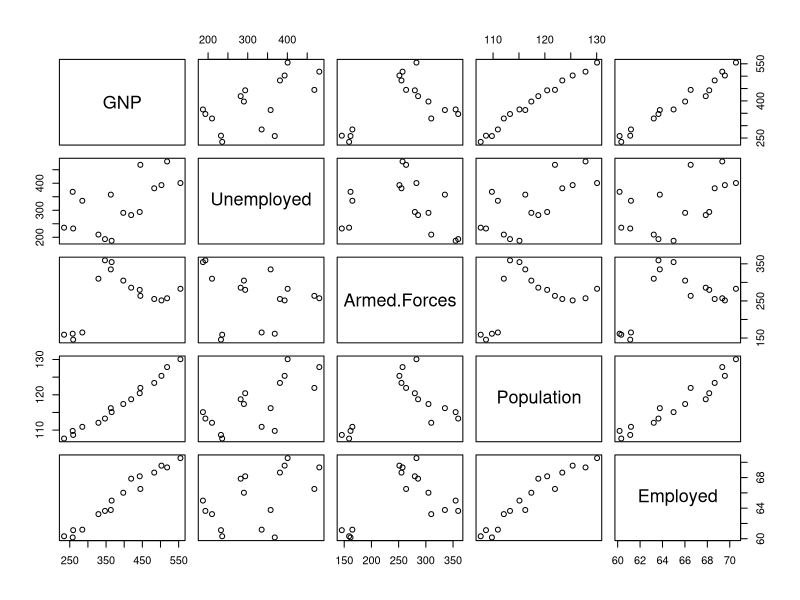

Write R code to recreate this figure.
#p386 LAB
#1
str(longley)
head(longley)

#2
df <- longley[, c('GNP', 'Unemployed', 'Armed.Forces', 'Population', 'Employed')]
df

#3
plot(df)

#4
cor(df)